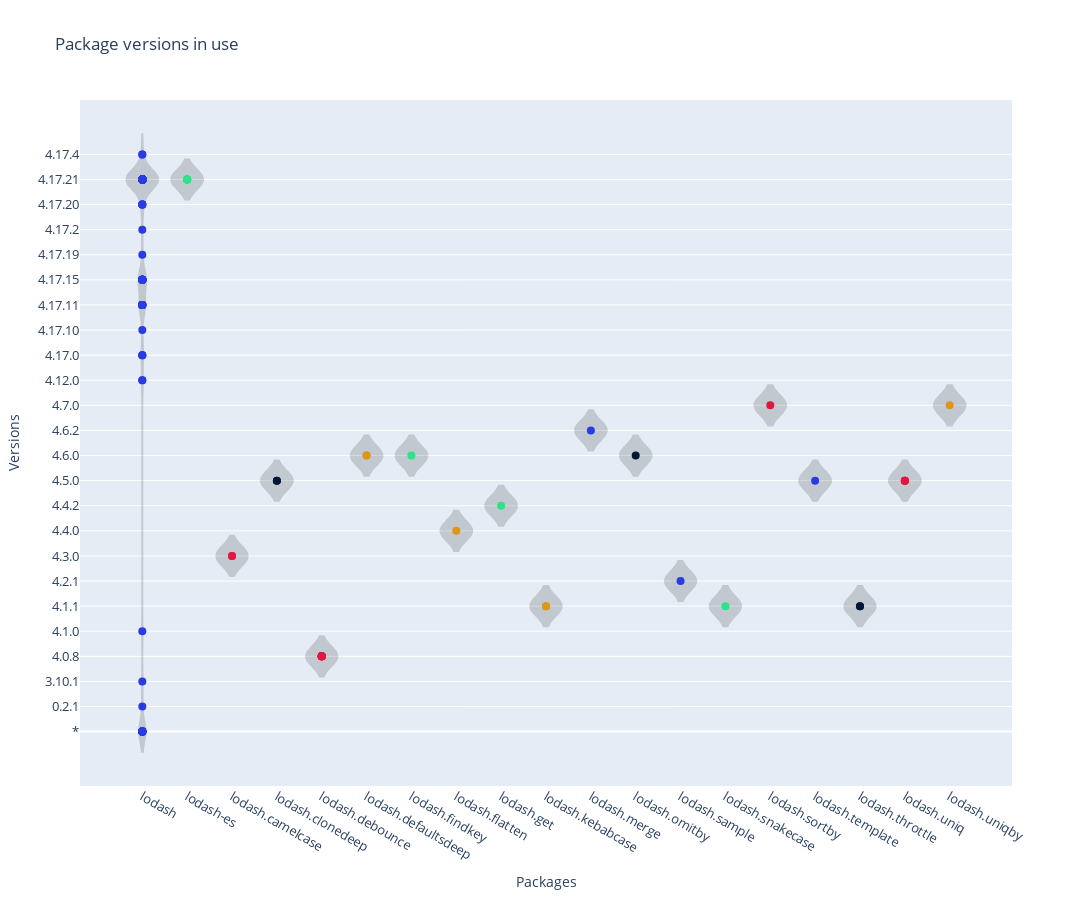

Notebook code for this chart:
### Code cell
import plotly.graph_objects as go
import code_data_science.palette as palette

colors = palette.colors_by_weight(500)

fig = go.Figure()

# Add a trace to the plot for each category
for i, category in enumerate(df["nName"].unique()):
    category_data = df[df["nName"] == category]

    # Calculate counts for each dependency and version combination
    counts = (
        category_data.groupby("nVersion")["nName"]
        .count()
        .reset_index(name="count")
    )

    category_data_with_counts = category_data.merge(counts, on="nVersion")

    # Generate hover text including the count information
    hover_text = category_data_with_counts.apply(
        lambda row: f'<b>Package</b>: {row["name"]}<br><b>Version</b>: {row["version"]}<br><b>Count</b>: {row["count"]}',
        axis=1,
    )

    fig.add_trace(
        go.Scatter(
            x=category_data["nName"],
            y=category_data["nVersion"],
            mode="markers",
            marker=dict(color=colors[i % len(colors)], size=8),
            showlegend=False,
            name="",
            text=hover_text,
            hoverinfo="text",
            hoverlabel=dict(font=dict(size=18)),
        )
    )

    fig.add_trace(
        go.Violin(
            x=category_data["nName"],
            y=category_data["nVersion"],
            fillcolor="black",
            opacity=0.15,
            line_color="black",
            showlegend=False,
            width=0.7,
            bandwidth=0.4,
            hoverinfo="none",
            hoveron="points",
        )
    )

num_versions = df["nVersion"].nunique()
height_per_version = 32
width_per_dependency = 80
fig_height = max(num_versions * height_per_version, 900)
fig_width = max(len(list(nmap.values())) * width_per_dependency, 900)
tick_font_size = 13
# Customizing the layout
fig.update_layout(
    title="Package versions in use",
    xaxis_title="Packages",
    yaxis_title="Versions",
    height=fig_height,
    width=fig_width,
    xaxis=dict(
        tickfont=dict(size=tick_font_size),
        tickmode="array",
        tickvals=list(nmap.values()),
        ticktext=list(nmap.keys()),
    ),
    yaxis=dict(
        tickfont=dict(size=tick_font_size),
        tickmode="array",
        tickvals=list(vmap.values()),
        ticktext=list(vmap.keys()),
    ),
)

fig.show()

### Figure 1 — Plotly figure (JSON) as saved in the notebook; plotly's stock layout.template omitted (floating-point values rounded to 4 significant figures)
{"data": [{"hoverinfo": "text", "hoverlabel": {"font": {"size": 18}}, "marker": {"color": "#293be3", "size": 8}, "mode": "markers", "name": "", "showlegend": false, "text": ["<b>Package</b>: lodash<br><b>Version</b>: *<br><b>Count</b>: 13", "<b>Package</b>: lodash<br><b>Version</b>: *<br><b>Count</b>: 13", "<b>Package</b>: lodash<br><b>Version</b>: *<br><b>Count</b>: 13", "<b>Package</b>: lodash<br><b>Version</b>: *<br><b>Count</b>: 13", "<b>Package</b>: lodash<br><b>Version</b>: *<br><b>Count</b>: 13", "<b>Package</b>: lodash<br><b>Version</b>: *<br><b>Count</b>: 13", "<b>Package</b>: lodash<br><b>Version</b>: *<br><b>Count</b>: 13", "<b>Package</b>: lodash<br><b>Version</b>: *<br><b>Count</b>: 13", "<b>Package</b>: lodash<br><b>Version</b>: *<br><b>Count</b>: 13", "<b>Package</b>: lodash<br><b>Version</b>: *<br><b>Count</b>: 13", "<b>Package</b>: lodash<br><b>Version</b>: *<br><b>Count</b>: 13", "<b>Package</b>: lodash<br><b>Version</b>: *<br><b>Count</b>: 13", "<b>Package</b>: lodash<br><b>Version</b>: *<br><b>Count</b>: 13", "<b>Package</b>: lodash<br><b>Version</b>: 0.2.1<br><b>Count</b>: 1", "<b>Package</b>: lodash<br><b>Version</b>: 3.10.1<br><b>Count</b>: 1", "<b>Package</b>: lodash<br><b>Version</b>: 4.1.0<br><b>Count</b>: 1", "<b>Package</b>: lodash<br><b>Version</b>: 4.12.0<br><b>Count</b>: 2", "<b>Package</b>: lodash<br><b>Version</b>: 4.12.0<br><b>Count</b>: 2", "<b>Package</b>: lodash<br><b>Version</b>: 4.17.0<br><b>Count</b>: 3", "<b>Package</b>: lodash<br><b>Version</b>: 4.17.0<br><b>Count</b>: 3", "<b>Package</b>: lodash<br><b>Version</b>: 4.17.0<br><b>Count</b>: 3", "<b>Package</b>: lodash<br><b>Version</b>: 4.17.10<br><b>Count</b>: 1", "<b>Package</b>: lodash<br><b>Version</b>: 4.17.11<br><b>Count</b>: 11", "<b>Package</b>: lodash<br><b>Version</b>: 4.17.11<br><b>Count</b>: 11", "<b>Package</b>: lodash<br><b>Version</b>: 4.17.11<br><b>Count</b>: 11", "<b>Package</b>: lodash<br><b>Version</b>: 4.17.11<br><b>Count</b>: 11", "<b>Package</b>: lodash<br><b>Version</b>: 4.17.11<br><b>Count</b>: 11", "<b>Package</b>: lodash<br><b>Version</b>: 4.17.11<br><b>Count</b>: 11", "<b>Package</b>: lodash<br><b>Version</b>: 4.17.11<br><b>Count</b>: 11", "<b>Package</b>: lodash<br><b>Version</b>: 4.17.11<br><b>Count</b>: 11", "<b>Package</b>: lodash<br><b>Version</b>: 4.17.11<br><b>Count</b>: 11", "<b>Package</b>: lodash<br><b>Version</b>: 4.17.11<br><b>Count</b>: 11", "<b>Package</b>: lodash<br><b>Version</b>: 4.17.11<br><b>Count</b>: 11", "<b>Package</b>: lodash<br><b>Version</b>: 4.17.15<br><b>Count</b>: 15", "<b>Package</b>: lodash<br><b>Version</b>: 4.17.15<br><b>Count</b>: 15", "<b>Package</b>: lodash<br><b>Version</b>: 4.17.15<br><b>Count</b>: 15", "<b>Package</b>: lodash<br><b>Version</b>: 4.17.15<br><b>Count</b>: 15", "<b>Package</b>: lodash<br><b>Version</b>: 4.17.15<br><b>Count</b>: 15", "<b>Package</b>: lodash<br><b>Version</b>: 4.17.15<br><b>Count</b>: 15", "<b>Package</b>: lodash<br><b>Version</b>: 4.17.15<br><b>Count</b>: 15", "<b>Package</b>: lodash<br><b>Version</b>: 4.17.15<br><b>Count</b>: 15", "<b>Package</b>: lodash<br><b>Version</b>: 4.17.15<br><b>Count</b>: 15", "<b>Package</b>: lodash<br><b>Version</b>: 4.17.15<br><b>Count</b>: 15", "<b>Package</b>: lodash<br><b>Version</b>: 4.17.15<br><b>Count</b>: 15", "<b>Package</b>: lodash<br><b>Version</b>: 4.17.15<br><b>Count</b>: 15", "<b>Package</b>: lodash<br><b>Version</b>: 4.17.15<br><b>Count</b>: 15", "<b>Package</b>: lodash<br><b>Version</b>: 4.17.15<br><b>Count</b>: 15", "<b>Package</b>: lodash<br><b>Version</b>: 4.17.15<br><b>Count</b>: 15", "<b>Package</b>: lodash<br><b>Version</b>: 4.17.19<br><b>Count</b>: 1", "<b>Package</b>: lodash<br><b>Version</b>: 4.17.2<br><b>Count</b>: 1", "<b>Package</b>: lodash<br><b>Version</b>: 4.17.20<br><b>Count</b>: 4", "<b>Package</b>: lodash<br><b>Version</b>: 4.17.20<br><b>Count</b>: 4", "<b>Package</b>: lodash<br><b>Version</b>: 4.17.20<br><b>Count</b>: 4", "<b>Package</b>: lodash<br><b>Version</b>: 4.17.20<br><b>Count</b>: 4", "<b>Package</b>: lodash<br><b>Version</b>: 4.17.21<br><b>Count</b>: 65", "<b>Package</b>: lodash<br><b>Version</b>: 4.17.21<br><b>Count</b>: 65", "<b>Package</b>: lodash<br><b>Version</b>: 4.17.21<br><b>Count</b>: 65", "<b>Package</b>: lodash<br><b>Version</b>: 4.17.21<br><b>Count</b>: 65", "<b>Package</b>: lodash<br><b>Version</b>: 4.17.21<br><b>Count</b>: 65", "<b>Package</b>: lodash<br><b>Version</b>: 4.17.21<br><b>Count</b>: 65", "<b>Package</b>: lodash<br><b>Version</b>: 4.17.21<br><b>Count</b>: 65", "<b>Package</b>: lodash<br><b>Version</b>: 4.17.21<br><b>Count</b>: 65", "<b>Package</b>: lodash<br><b>Version</b>: 4.17.21<br><b>Count</b>: 65", "<b>Package</b>: lodash<br><b>Version</b>: 4.17.21<br><b>Count</b>: 65", "<b>Package</b>: lodash<br><b>Version</b>: 4.17.21<br><b>Count</b>: 65", "<b>Package</b>: lodash<br><b>Version</b>: 4.17.21<br><b>Count</b>: 65", "<b>Package</b>: lodash<br><b>Version</b>: 4.17.21<br><b>Count</b>: 65", "<b>Package</b>: lodash<br><b>Version</b>: 4.17.21<br><b>Count</b>: 65", "<b>Package</b>: lodash<br><b>Version</b>: 4.17.21<br><b>Count</b>: 65", "<b>Package</b>: lodash<br><b>Version</b>: 4.17.21<br><b>Count</b>: 65", "<b>Package</b>: lodash<br><b>Version</b>: 4.17.21<br><b>Count</b>: 65", "<b>Package</b>: lodash<br><b>Version</b>: 4.17.21<br><b>Count</b>: 65", "<b>Package</b>: lodash<br><b>Version</b>: 4.17.21<br><b>Count</b>: 65", "<b>Package</b>: lodash<br><b>Version</b>: 4.17.21<br><b>Count</b>: 65", "<b>Package</b>: lodash<br><b>Version</b>: 4.17.21<br><b>Count</b>: 65", "<b>Package</b>: lodash<br><b>Version</b>: 4.17.21<br><b>Count</b>: 65", "<b>Package</b>: lodash<br><b>Version</b>: 4.17.21<br><b>Count</b>: 65", "<b>Package</b>: lodash<br><b>Version</b>: 4.17.21<br><b>Count</b>: 65", "<b>Package</b>: lodash<br><b>Version</b>: 4.17.21<br><b>Count</b>: 65", "<b>Package</b>: lodash<br><b>Version</b>: 4.17.21<br><b>Count</b>: 65", "<b>Package</b>: lodash<br><b>Version</b>: 4.17.21<br><b>Count</b>: 65", "<b>Package</b>: lodash<br><b>Version</b>: 4.17.21<br><b>Count</b>: 65", "<b>Package</b>: lodash<br><b>Version</b>: 4.17.21<br><b>Count</b>: 65", "<b>Package</b>: lodash<br><b>Version</b>: 4.17.21<br><b>Count</b>: 65", "<b>Package</b>: lodash<br><b>Version</b>: 4.17.21<br><b>Count</b>: 65", "<b>Package</b>: lodash<br><b>Version</b>: 4.17.21<br><b>Count</b>: 65", "<b>Package</b>: lodash<br><b>Version</b>: 4.17.21<br><b>Count</b>: 65", "<b>Package</b>: lodash<br><b>Version</b>: 4.17.21<br><b>Count</b>: 65", "<b>Package</b>: lodash<br><b>Version</b>: 4.17.21<br><b>Count</b>: 65", "<b>Package</b>: lodash<br><b>Version</b>: 4.17.21<br><b>Count</b>: 65", "<b>Package</b>: lodash<br><b>Version</b>: 4.17.21<br><b>Count</b>: 65", "<b>Package</b>: lodash<br><b>Version</b>: 4.17.21<br><b>Count</b>: 65", "<b>Package</b>: lodash<br><b>Version</b>: 4.17.21<br><b>Count</b>: 65", "<b>Package</b>: lodash<br><b>Version</b>: 4.17.21<br><b>Count</b>: 65", "<b>Package</b>: lodash<br><b>Version</b>: 4.17.21<br><b>Count</b>: 65", "<b>Package</b>: lodash<br><b>Version</b>: 4.17.21<br><b>Count</b>: 65", "<b>Package</b>: lodash<br><b>Version</b>: 4.17.21<br><b>Count</b>: 65", "<b>Package</b>: lodash<br><b>Version</b>: 4.17.21<br><b>Count</b>: 65", "<b>Package</b>: lodash<br><b>Version</b>: 4.17.21<br><b>Count</b>: 65", "<b>Package</b>: lodash<br><b>Version</b>: 4.17.21<br><b>Count</b>: 65", "<b>Package</b>: lodash<br><b>Version</b>: 4.17.21<br><b>Count</b>: 65", "<b>Package</b>: lodash<br><b>Version</b>: 4.17.21<br><b>Count</b>: 65", "<b>Package</b>: lodash<br><b>Version</b>: 4.17.21<br><b>Count</b>: 65", "<b>Package</b>: lodash<br><b>Version</b>: 4.17.21<br><b>Count</b>: 65", "<b>Package</b>: lodash<br><b>Version</b>: 4.17.21<br><b>Count</b>: 65", "<b>Package</b>: lodash<br><b>Version</b>: 4.17.21<br><b>Count</b>: 65", "<b>Package</b>: lodash<br><b>Version</b>: 4.17.21<br><b>Count</b>: 65", "<b>Package</b>: lodash<br><b>Version</b>: 4.17.21<br><b>Count</b>: 65", "<b>Package</b>: lodash<br><b>Version</b>: 4.17.21<br><b>Count</b>: 65", "<b>Package</b>: lodash<br><b>Version</b>: 4.17.21<br><b>Count</b>: 65", "<b>Package</b>: lodash<br><b>Version</b>: 4.17.21<br><b>Count</b>: 65", "<b>Package</b>: lodash<br><b>Version</b>: 4.17.21<br><b>Count</b>: 65", "<b>Package</b>: lodash<br><b>Version</b>: 4.17.21<br><b>Count</b>: 65", "<b>Package</b>: lodash<br><b>Version</b>: 4.17.21<br><b>Count</b>: 65", "<b>Package</b>: lodash<br><b>Version</b>: 4.17.21<br><b>Count</b>: 65", "<b>Package</b>: lodash<br><b>Version</b>: 4.17.21<br><b>Count</b>: 65", "<b>Package</b>: lodash<br><b>Version</b>: 4.17.21<br><b>Count</b>: 65", "<b>Package</b>: lodash<br><b>Version</b>: 4.17.21<br><b>Count</b>: 65", "<b>Package</b>: lodash<br><b>Version</b>: 4.17.21<br><b>Count</b>: 65", "<b>Package</b>: lodash<br><b>Version</b>: 4.17.4<br><b>Count</b>: 2", "<b>Package</b>: lodash<br><b>Version</b>: 4.17.4<br><b>Count</b>: 2"], "type": "scatter", "x": [0, 0, 0, 0, 0, 0, 0, 0, 0, 0, 0, 0, 0, 0, 0, 0, 0, 0, 0, 0, 0, 0, 0, 0, 0, 0, 0, 0, 0, 0, 0, 0, 0, 0, 0, 0, 0, 0, 0, 0, 0, 0, 0, 0, 0, 0, 0, 0, 0, 0, 0, 0, 0, 0, 0, 0, 0, 0, 0, 0, 0, 0, 0, 0, 0, 0, 0, 0, 0, 0, 0, 0, 0, 0, 0, 0, 0, 0, 0, 0, 0, 0, 0, 0, 0, 0, 0, 0, 0, 0, 0, 0, 0, 0, 0, 0, 0, 0, 0, 0, 0, 0, 0, 0, 0, 0, 0, 0, 0, 0, 0, 0, 0, 0, 0, 0, 0, 0, 0, 0, 0], "y": [0, 0, 0, 0, 0, 0, 0, 0, 0, 0, 0, 0, 0, 1, 2, 4, 14, 14, 15, 15, 15, 16, 17, 17, 17, 17, 17, 17, 17, 17, 17, 17, 17, 18, 18, 18, 18, 18, 18, 18, 18, 18, 18, 18, 18, 18, 18, 18, 19, 20, 21, 21, 21, 21, 22, 22, 22, 22, 22, 22, 22, 22, 22, 22, 22, 22, 22, 22, 22, 22, 22, 22, 22, 22, 22, 22, 22, 22, 22, 22, 22, 22, 22, 22, 22, 22, 22, 22, 22, 22, 22, 22, 22, 22, 22, 22, 22, 22, 22, 22, 22, 22, 22, 22, 22, 22, 22, 22, 22, 22, 22, 22, 22, 22, 22, 22, 22, 22, 22, 23, 23]}, {"bandwidth": 0.4, "fillcolor": "black", "hoverinfo": "none", "hoveron": "points", "line": {"color": "black"}, "opacity": 0.15, "showlegend": false, "type": "violin", "width": 0.7, "x": [0, 0, 0, 0, 0, 0, 0, 0, 0, 0, 0, 0, 0, 0, 0, 0, 0, 0, 0, 0, 0, 0, 0, 0, 0, 0, 0, 0, 0, 0, 0, 0, 0, 0, 0, 0, 0, 0, 0, 0, 0, 0, 0, 0, 0, 0, 0, 0, 0, 0, 0, 0, 0, 0, 0, 0, 0, 0, 0, 0, 0, 0, 0, 0, 0, 0, 0, 0, 0, 0, 0, 0, 0, 0, 0, 0, 0, 0, 0, 0, 0, 0, 0, 0, 0, 0, 0, 0, 0, 0, 0, 0, 0, 0, 0, 0, 0, 0, 0, 0, 0, 0, 0, 0, 0, 0, 0, 0, 0, 0, 0, 0, 0, 0, 0, 0, 0, 0, 0, 0, 0], "y": [0, 0, 0, 0, 0, 0, 0, 0, 0, 0, 0, 0, 0, 1, 2, 4, 14, 14, 15, 15, 15, 16, 17, 17, 17, 17, 17, 17, 17, 17, 17, 17, 17, 18, 18, 18, 18, 18, 18, 18, 18, 18, 18, 18, 18, 18, 18, 18, 19, 20, 21, 21, 21, 21, 22, 22, 22, 22, 22, 22, 22, 22, 22, 22, 22, 22, 22, 22, 22, 22, 22, 22, 22, 22, 22, 22, 22, 22, 22, 22, 22, 22, 22, 22, 22, 22, 22, 22, 22, 22, 22, 22, 22, 22, 22, 22, 22, 22, 22, 22, 22, 22, 22, 22, 22, 22, 22, 22, 22, 22, 22, 22, 22, 22, 22, 22, 22, 22, 22, 23, 23]}, {"hoverinfo": "text", "hoverlabel": {"font": {"size": 18}}, "marker": {"color": "#e3163f", "size": 8}, "mode": "markers", "name": "", "showlegend": false, "text": ["<b>Package</b>: lodash.debounce<br><b>Version</b>: 4.0.8<br><b>Count</b>: 8", "<b>Package</b>: lodash.debounce<br><b>Version</b>: 4.0.8<br><b>Count</b>: 8", "<b>Package</b>: lodash.debounce<br><b>Version</b>: 4.0.8<br><b>Count</b>: 8", "<b>Package</b>: lodash.debounce<br><b>Version</b>: 4.0.8<br><b>Count</b>: 8", "<b>Package</b>: lodash.debounce<br><b>Version</b>: 4.0.8<br><b>Count</b>: 8", "<b>Package</b>: lodash.debounce<br><b>Version</b>: 4.0.8<br><b>Count</b>: 8", "<b>Package</b>: lodash.debounce<br><b>Version</b>: 4.0.8<br><b>Count</b>: 8", "<b>Package</b>: lodash.debounce<br><b>Version</b>: 4.0.8<br><b>Count</b>: 8"], "type": "scatter", "x": [4, 4, 4, 4, 4, 4, 4, 4], "y": [3, 3, 3, 3, 3, 3, 3, 3]}, {"bandwidth": 0.4, "fillcolor": "black", "hoverinfo": "none", "hoveron": "points", "line": {"color": "black"}, "opacity": 0.15, "showlegend": false, "type": "violin", "width": 0.7, "x": [4, 4, 4, 4, 4, 4, 4, 4], "y": [3, 3, 3, 3, 3, 3, 3, 3]}, {"hoverinfo": "text", "hoverlabel": {"font": {"size": 18}}, "marker": {"color": "#dd9618", "size": 8}, "mode": "markers", "name": "", "showlegend": false, "text": ["<b>Package</b>: lodash.kebabcase<br><b>Version</b>: 4.1.1<br><b>Count</b>: 2", "<b>Package</b>: lodash.kebabcase<br><b>Version</b>: 4.1.1<br><b>Count</b>: 2"], "type": "scatter", "x": [9, 9], "y": [5, 5]}, {"bandwidth": 0.4, "fillcolor": "black", "hoverinfo": "none", "hoveron": "points", "line": {"color": "black"}, "opacity": 0.15, "showlegend": false, "type": "violin", "width": 0.7, "x": [9, 9], "y": [5, 5]}, {"hoverinfo": "text", "hoverlabel": {"font": {"size": 18}}, "marker": {"color": "#2de388", "size": 8}, "mode": "markers", "name": "", "showlegend": false, "text": ["<b>Package</b>: lodash.snakecase<br><b>Version</b>: 4.1.1<br><b>Count</b>: 1"], "type": "scatter", "x": [13], "y": [5]}, {"bandwidth": 0.4, "fillcolor": "black", "hoverinfo": "none", "hoveron": "points", "line": {"color": "black"}, "opacity": 0.15, "showlegend": false, "type": "violin", "width": 0.7, "x": [13], "y": [5]}, {"hoverinfo": "text", "hoverlabel": {"font": {"size": 18}}, "marker": {"color": "#001635", "size": 8}, "mode": "markers", "name": "", "showlegend": false, "text": ["<b>Package</b>: lodash.throttle<br><b>Version</b>: 4.1.1<br><b>Count</b>: 2", "<b>Package</b>: lodash.throttle<br><b>Version</b>: 4.1.1<br><b>Count</b>: 2"], "type": "scatter", "x": [16, 16], "y": [5, 5]}, {"bandwidth": 0.4, "fillcolor": "black", "hoverinfo": "none", "hoveron": "points", "line": {"color": "black"}, "opacity": 0.15, "showlegend": false, "type": "violin", "width": 0.7, "x": [16, 16], "y": [5, 5]}, {"hoverinfo": "text", "hoverlabel": {"font": {"size": 18}}, "marker": {"color": "#293be3", "size": 8}, "mode": "markers", "name": "", "showlegend": false, "text": ["<b>Package</b>: lodash.sample<br><b>Version</b>: 4.2.1<br><b>Count</b>: 1"], "type": "scatter", "x": [12], "y": [6]}, {"bandwidth": 0.4, "fillcolor": "black", "hoverinfo": "none", "hoveron": "points", "line": {"color": "black"}, "opacity": 0.15, "showlegend": false, "type": "violin", "width": 0.7, "x": [12], "y": [6]}, {"hoverinfo": "text", "hoverlabel": {"font": {"size": 18}}, "marker": {"color": "#e3163f", "size": 8}, "mode": "markers", "name": "", "showlegend": false, "text": ["<b>Package</b>: lodash.camelcase<br><b>Version</b>: 4.3.0<br><b>Count</b>: 2", "<b>Package</b>: lodash.camelcase<br><b>Version</b>: 4.3.0<br><b>Count</b>: 2"], "type": "scatter", "x": [2, 2], "y": [7, 7]}, {"bandwidth": 0.4, "fillcolor": "black", "hoverinfo": "none", "hoveron": "points", "line": {"color": "black"}, "opacity": 0.15, "showlegend": false, "type": "violin", "width": 0.7, "x": [2, 2], "y": [7, 7]}, {"hoverinfo": "text", "hoverlabel": {"font": {"size": 18}}, "marker": {"color": "#dd9618", "size": 8}, "mode": "markers", "name": "", "showlegend": false, "text": ["<b>Package</b>: lodash.flatten<br><b>Version</b>: 4.4.0<br><b>Count</b>: 1"], "type": "scatter", "x": [7], "y": [8]}, {"bandwidth": 0.4, "fillcolor": "black", "hoverinfo": "none", "hoveron": "points", "line": {"color": "black"}, "opacity": 0.15, "showlegend": false, "type": "violin", "width": 0.7, "x": [7], "y": [8]}, {"hoverinfo": "text", "hoverlabel": {"font": {"size": 18}}, "marker": {"color": "#2de388", "size": 8}, "mode": "markers", "name": "", "showlegend": false, "text": ["<b>Package</b>: lodash.get<br><b>Version</b>: 4.4.2<br><b>Count</b>: 1"], "type": "scatter", "x": [8], "y": [9]}, {"bandwidth": 0.4, "fillcolor": "black", "hoverinfo": "none", "hoveron": "points", "line": {"color": "black"}, "opacity": 0.15, "showlegend": false, "type": "violin", "width": 0.7, "x": [8], "y": [9]}, {"hoverinfo": "text", "hoverlabel": {"font": {"size": 18}}, "marker": {"color": "#001635", "size": 8}, "mode": "markers", "name": "", "showlegend": false, "text": ["<b>Package</b>: lodash.clonedeep<br><b>Version</b>: 4.5.0<br><b>Count</b>: 2", "<b>Package</b>: lodash.clonedeep<br><b>Version</b>: 4.5.0<br><b>Count</b>: 2"], "type": "scatter", "x": [3, 3], "y": [10, 10]}, {"bandwidth": 0.4, "fillcolor": "black", "hoverinfo": "none", "hoveron": "points", "line": {"color": "black"}, "opacity": 0.15, "showlegend": false, "type": "violin", "width": 0.7, "x": [3, 3], "y": [10, 10]}, {"hoverinfo": "text", "hoverlabel": {"font": {"size": 18}}, "marker": {"color": "#293be3", "size": 8}, "mode": "markers", "name": "", "showlegend": false, "text": ["<b>Package</b>: lodash.template<br><b>Version</b>: 4.5.0<br><b>Count</b>: 1"], "type": "scatter", "x": [15], "y": [10]}, {"bandwidth": 0.4, "fillcolor": "black", "hoverinfo": "none", "hoveron": "points", "line": {"color": "black"}, "opacity": 0.15, "showlegend": false, "type": "violin", "width": 0.7, "x": [15], "y": [10]}, {"hoverinfo": "text", "hoverlabel": {"font": {"size": 18}}, "marker": {"color": "#e3163f", "size": 8}, "mode": "markers", "name": "", "showlegend": false, "text": ["<b>Package</b>: lodash.uniq<br><b>Version</b>: 4.5.0<br><b>Count</b>: 3", "<b>Package</b>: lodash.uniq<br><b>Version</b>: 4.5.0<br><b>Count</b>: 3", "<b>Package</b>: lodash.uniq<br><b>Version</b>: 4.5.0<br><b>Count</b>: 3"], "type": "scatter", "x": [17, 17, 17], "y": [10, 10, 10]}, {"bandwidth": 0.4, "fillcolor": "black", "hoverinfo": "none", "hoveron": "points", "line": {"color": "black"}, "opacity": 0.15, "showlegend": false, "type": "violin", "width": 0.7, "x": [17, 17, 17], "y": [10, 10, 10]}, {"hoverinfo": "text", "hoverlabel": {"font": {"size": 18}}, "marker": {"color": "#dd9618", "size": 8}, "mode": "markers", "name": "", "showlegend": false, "text": ["<b>Package</b>: lodash.defaultsdeep<br><b>Version</b>: 4.6.0<br><b>Count</b>: 2", "<b>Package</b>: lodash.defaultsdeep<br><b>Version</b>: 4.6.0<br><b>Count</b>: 2"], "type": "scatter", "x": [5, 5], "y": [11, 11]}, {"bandwidth": 0.4, "fillcolor": "black", "hoverinfo": "none", "hoveron": "points", "line": {"color": "black"}, "opacity": 0.15, "showlegend": false, "type": "violin", "width": 0.7, "x": [5, 5], "y": [11, 11]}, {"hoverinfo": "text", "hoverlabel": {"font": {"size": 18}}, "marker": {"color": "#2de388", "size": 8}, "mode": "markers", "name": "", "showlegend": false, "text": ["<b>Package</b>: lodash.findkey<br><b>Version</b>: 4.6.0<br><b>Count</b>: 1"], "type": "scatter", "x": [6], "y": [11]}, {"bandwidth": 0.4, "fillcolor": "black", "hoverinfo": "none", "hoveron": "points", "line": {"color": "black"}, "opacity": 0.15, "showlegend": false, "type": "violin", "width": 0.7, "x": [6], "y": [11]}, {"hoverinfo": "text", "hoverlabel": {"font": {"size": 18}}, "marker": {"color": "#001635", "size": 8}, "mode": "markers", "name": "", "showlegend": false, "text": ["<b>Package</b>: lodash.omitby<br><b>Version</b>: 4.6.0<br><b>Count</b>: 1"], "type": "scatter", "x": [11], "y": [11]}, {"bandwidth": 0.4, "fillcolor": "black", "hoverinfo": "none", "hoveron": "points", "line": {"color": "black"}, "opacity": 0.15, "showlegend": false, "type": "violin", "width": 0.7, "x": [11], "y": [11]}, {"hoverinfo": "text", "hoverlabel": {"font": {"size": 18}}, "marker": {"color": "#293be3", "size": 8}, "mode": "markers", "name": "", "showlegend": false, "text": ["<b>Package</b>: lodash.merge<br><b>Version</b>: 4.6.2<br><b>Count</b>: 1"], "type": "scatter", "x": [10], "y": [12]}, {"bandwidth": 0.4, "fillcolor": "black", "hoverinfo": "none", "hoveron": "points", "line": {"color": "black"}, "opacity": 0.15, "showlegend": false, "type": "violin", "width": 0.7, "x": [10], "y": [12]}, {"hoverinfo": "text", "hoverlabel": {"font": {"size": 18}}, "marker": {"color": "#e3163f", "size": 8}, "mode": "markers", "name": "", "showlegend": false, "text": ["<b>Package</b>: lodash.sortby<br><b>Version</b>: 4.7.0<br><b>Count</b>: 1"], "type": "scatter", "x": [14], "y": [13]}, {"bandwidth": 0.4, "fillcolor": "black", "hoverinfo": "none", "hoveron": "points", "line": {"color": "black"}, "opacity": 0.15, "showlegend": false, "type": "violin", "width": 0.7, "x": [14], "y": [13]}, {"hoverinfo": "text", "hoverlabel": {"font": {"size": 18}}, "marker": {"color": "#dd9618", "size": 8}, "mode": "markers", "name": "", "showlegend": false, "text": ["<b>Package</b>: lodash.uniqby<br><b>Version</b>: 4.7.0<br><b>Count</b>: 1"], "type": "scatter", "x": [18], "y": [13]}, {"bandwidth": 0.4, "fillcolor": "black", "hoverinfo": "none", "hoveron": "points", "line": {"color": "black"}, "opacity": 0.15, "showlegend": false, "type": "violin", "width": 0.7, "x": [18], "y": [13]}, {"hoverinfo": "text", "hoverlabel": {"font": {"size": 18}}, "marker": {"color": "#2de388", "size": 8}, "mode": "markers", "name": "", "showlegend": false, "text": ["<b>Package</b>: lodash-es<br><b>Version</b>: 4.17.21<br><b>Count</b>: 7", "<b>Package</b>: lodash-es<br><b>Version</b>: 4.17.21<br><b>Count</b>: 7", "<b>Package</b>: lodash-es<br><b>Version</b>: 4.17.21<br><b>Count</b>: 7", "<b>Package</b>: lodash-es<br><b>Version</b>: 4.17.21<br><b>Count</b>: 7", "<b>Package</b>: lodash-es<br><b>Version</b>: 4.17.21<br><b>Count</b>: 7", "<b>Package</b>: lodash-es<br><b>Version</b>: 4.17.21<br><b>Count</b>: 7", "<b>Package</b>: lodash-es<br><b>Version</b>: 4.17.21<br><b>Count</b>: 7"], "type": "scatter", "x": [1, 1, 1, 1, 1, 1, 1], "y": [22, 22, 22, 22, 22, 22, 22]}, {"bandwidth": 0.4, "fillcolor": "black", "hoverinfo": "none", "hoveron": "points", "line": {"color": "black"}, "opacity": 0.15, "showlegend": false, "type": "violin", "width": 0.7, "x": [1, 1, 1, 1, 1, 1, 1], "y": [22, 22, 22, 22, 22, 22, 22]}], "layout": {"height": 900, "title": {"text": "Package versions in use"}, "width": 1520, "xaxis": {"tickfont": {"size": 13}, "tickmode": "array", "ticktext": ["lodash", "lodash-es", "lodash.camelcase", "lodash.clonedeep", "lodash.debounce", "lodash.defaultsdeep", "lodash.findkey", "lodash.flatten", "lodash.get", "lodash.kebabcase", "lodash.merge", "lodash.omitby", "lodash.sample", "lodash.snakecase", "lodash.sortby", "lodash.template", "lodash.throttle", "lodash.uniq", "lodash.uniqby"], "tickvals": [0, 1, 2, 3, 4, 5, 6, 7, 8, 9, 10, 11, 12, 13, 14, 15, 16, 17, 18], "title": {"text": "Packages"}}, "yaxis": {"tickfont": {"size": 13}, "tickmode": "array", "ticktext": ["*", "0.2.1", "3.10.1", "4.0.8", "4.1.0", "4.1.1", "4.2.1", "4.3.0", "4.4.0", "4.4.2", "4.5.0", "4.6.0", "4.6.2", "4.7.0", "4.12.0", "4.17.0", "4.17.10", "4.17.11", "4.17.15", "4.17.19", "4.17.2", "4.17.20", "4.17.21", "4.17.4"], "tickvals": [0, 1, 2, 3, 4, 5, 6, 7, 8, 9, 10, 11, 12, 13, 14, 15, 16, 17, 18, 19, 20, 21, 22, 23], "title": {"text": "Versions"}}}}
